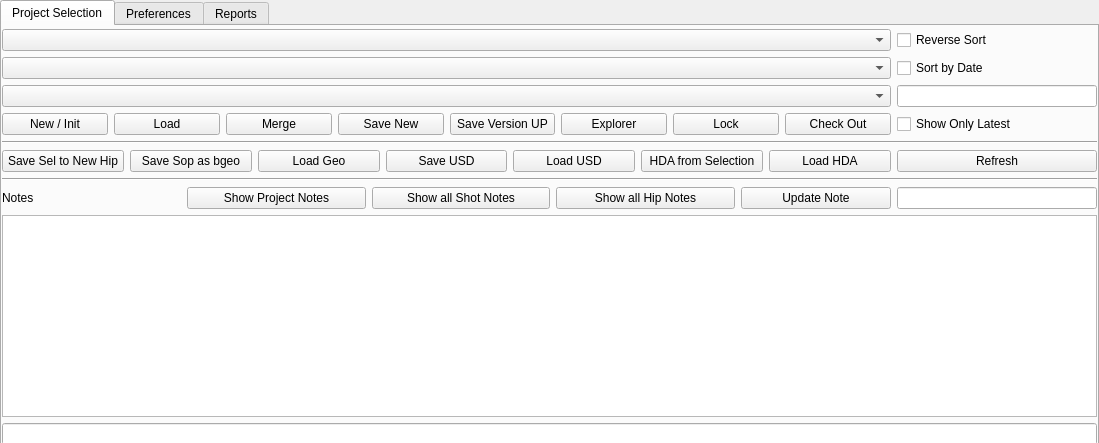
<?xml version="1.0" encoding="UTF-8"?>
<ui version="4.0">
 <class>MainWindow</class>
 <widget class="QMainWindow" name="MainWindow">
  <property name="geometry">
   <rect>
    <x>0</x>
    <y>0</y>
    <width>1099</width>
    <height>443</height>
   </rect>
  </property>
  <property name="windowTitle">
   <string>Project Selector</string>
  </property>
  <widget class="QWidget" name="centralwidget">
   <property name="sizePolicy">
    <sizepolicy hsizetype="Ignored" vsizetype="Ignored">
     <horstretch>0</horstretch>
     <verstretch>0</verstretch>
    </sizepolicy>
   </property>
   <layout class="QGridLayout" name="gridLayout_2">
    <property name="leftMargin">
     <number>0</number>
    </property>
    <property name="topMargin">
     <number>0</number>
    </property>
    <property name="rightMargin">
     <number>0</number>
    </property>
    <property name="bottomMargin">
     <number>0</number>
    </property>
    <item row="0" column="0">
     <layout class="QGridLayout" name="gridLayout">
      <item row="0" column="0">
       <widget class="QTabWidget" name="tabWidget">
        <property name="minimumSize">
         <size>
          <width>0</width>
          <height>450</height>
         </size>
        </property>
        <property name="currentIndex">
         <number>0</number>
        </property>
        <widget class="QWidget" name="tab">
         <attribute name="title">
          <string>Project Selection</string>
         </attribute>
         <layout class="QGridLayout" name="gridLayout_8">
          <property name="leftMargin">
           <number>0</number>
          </property>
          <property name="topMargin">
           <number>3</number>
          </property>
          <property name="rightMargin">
           <number>0</number>
          </property>
          <property name="bottomMargin">
           <number>3</number>
          </property>
          <item row="0" column="0">
           <layout class="QGridLayout" name="gridLayout_7">
            <item row="12" column="1">
             <widget class="QLineEdit" name="lineEdit_5">
              <property name="maximumSize">
               <size>
                <width>200</width>
                <height>16777215</height>
               </size>
              </property>
              <property name="toolTip">
               <string>Filter Hips by searching for this term in the files Notes.</string>
              </property>
             </widget>
            </item>
            <item row="1" column="0">
             <widget class="QComboBox" name="comboBox_2">
              <property name="minimumSize">
               <size>
                <width>0</width>
                <height>20</height>
               </size>
              </property>
              <property name="toolTip">
               <string>Select a Shot Layer</string>
              </property>
              <property name="maxVisibleItems">
               <number>25</number>
              </property>
             </widget>
            </item>
            <item row="11" column="0" colspan="2">
             <widget class="Line" name="line_2">
              <property name="minimumSize">
               <size>
                <width>0</width>
                <height>0</height>
               </size>
              </property>
              <property name="orientation">
               <enum>Qt::Horizontal</enum>
              </property>
             </widget>
            </item>
            <item row="0" column="0">
             <widget class="QComboBox" name="comboBox">
              <property name="minimumSize">
               <size>
                <width>0</width>
                <height>20</height>
               </size>
              </property>
              <property name="toolTip">
               <string>Select a Scene Layer</string>
              </property>
              <property name="maxVisibleItems">
               <number>25</number>
              </property>
             </widget>
            </item>
            <item row="12" column="0">
             <layout class="QHBoxLayout" name="horizontalLayout_6">
              <item>
               <widget class="QLabel" name="label_2">
                <property name="text">
                 <string>Notes</string>
                </property>
               </widget>
              </item>
              <item>
               <widget class="QPushButton" name="pushButton_19">
                <property name="toolTip">
                 <string>Shows the Notes for all scenes/shots/hipfiles</string>
                </property>
                <property name="text">
                 <string>Show Project Notes</string>
                </property>
               </widget>
              </item>
              <item>
               <widget class="QPushButton" name="pushButton_20">
                <property name="toolTip">
                 <string>Shows the Shot Note and all HIP file Notes</string>
                </property>
                <property name="text">
                 <string>Show all Shot Notes</string>
                </property>
               </widget>
              </item>
              <item>
               <widget class="QPushButton" name="pushButton">
                <property name="toolTip">
                 <string>Shows the notes for all Hip Files in the selected Shot</string>
                </property>
                <property name="text">
                 <string>Show all Hip Notes</string>
                </property>
               </widget>
              </item>
              <item>
               <widget class="QPushButton" name="pushButton_9">
                <property name="maximumSize">
                 <size>
                  <width>150</width>
                  <height>16777215</height>
                 </size>
                </property>
                <property name="toolTip">
                 <string>Updates a note for the scene/shot/hipfile</string>
                </property>
                <property name="text">
                 <string>Update Note</string>
                </property>
               </widget>
              </item>
             </layout>
            </item>
            <item row="4" column="0">
             <layout class="QHBoxLayout" name="horizontalLayout">
              <item>
               <widget class="QPushButton" name="pushButton_18">
                <property name="toolTip">
                 <string>Initialize a New &quot;File&quot; with the parameters from the Preferences (fps, start/endframe)</string>
                </property>
                <property name="text">
                 <string>New / Init</string>
                </property>
               </widget>
              </item>
              <item>
               <widget class="QPushButton" name="pushButton_7">
                <property name="minimumSize">
                 <size>
                  <width>0</width>
                  <height>20</height>
                 </size>
                </property>
                <property name="toolTip">
                 <string>Loads the selected Hip File</string>
                </property>
                <property name="text">
                 <string>Load</string>
                </property>
               </widget>
              </item>
              <item>
               <widget class="QPushButton" name="pushButton_17">
                <property name="toolTip">
                 <string>Merges the selected Hip File</string>
                </property>
                <property name="text">
                 <string>Merge</string>
                </property>
               </widget>
              </item>
              <item>
               <widget class="QPushButton" name="pushButton_8">
                <property name="toolTip">
                 <string>Saves a new Hip file into the selected Shot Folder</string>
                </property>
                <property name="text">
                 <string>Save New</string>
                </property>
               </widget>
              </item>
              <item>
               <widget class="QPushButton" name="pushButton_6">
                <property name="toolTip">
                 <string>Versions up a file on save.  If no version number is present, it will add _v001</string>
                </property>
                <property name="text">
                 <string>Save Version UP</string>
                </property>
               </widget>
              </item>
              <item>
               <widget class="QPushButton" name="pushButton_10">
                <property name="toolTip">
                 <string>Opens an explorer window to the selected folder/file</string>
                </property>
                <property name="text">
                 <string>Explorer</string>
                </property>
               </widget>
              </item>
              <item>
               <widget class="QPushButton" name="pushButton_5">
                <property name="toolTip">
                 <string>Locks a file</string>
                </property>
                <property name="text">
                 <string>Lock</string>
                </property>
               </widget>
              </item>
              <item>
               <widget class="QPushButton" name="pushButton_21">
                <property name="toolTip">
                 <string>File Checkout</string>
                </property>
                <property name="text">
                 <string>Check Out</string>
                </property>
               </widget>
              </item>
             </layout>
            </item>
            <item row="1" column="1">
             <widget class="QCheckBox" name="checkBox_6">
              <property name="toolTip">
               <string>When Enabled, sorts the hip files based on file creation.</string>
              </property>
              <property name="text">
               <string>Sort by Date</string>
              </property>
             </widget>
            </item>
            <item row="21" column="0" colspan="2">
             <widget class="QLineEdit" name="lineEdit_2">
              <property name="toolTip">
               <string>This shows the debug information of any Project Selector specific variables that you can use throughout the Houdini Session.</string>
              </property>
              <property name="readOnly">
               <bool>true</bool>
              </property>
             </widget>
            </item>
            <item row="5" column="0" colspan="2">
             <widget class="Line" name="line">
              <property name="minimumSize">
               <size>
                <width>0</width>
                <height>0</height>
               </size>
              </property>
              <property name="orientation">
               <enum>Qt::Horizontal</enum>
              </property>
             </widget>
            </item>
            <item row="4" column="1">
             <widget class="QCheckBox" name="checkBox">
              <property name="toolTip">
               <string>When checked, show only the latest version of files</string>
              </property>
              <property name="text">
               <string>Show Only Latest</string>
              </property>
             </widget>
            </item>
            <item row="0" column="1">
             <widget class="QCheckBox" name="checkBox_2">
              <property name="toolTip">
               <string>When selected, reverse the shorting of the hip file list</string>
              </property>
              <property name="text">
               <string>Reverse Sort</string>
              </property>
             </widget>
            </item>
            <item row="19" column="0" colspan="2">
             <widget class="QTextEdit" name="textEdit">
              <property name="cursor" stdset="0">
               <cursorShape>IBeamCursor</cursorShape>
              </property>
              <property name="toolTip">
               <string>You can set/update notes on a scene, shot or hip specific basis.
If no shot is specified, the note will be scene specific.
If no hip is specified, the note will be shot specific.
If a hip is specified, the note will be hip specific.</string>
              </property>
              <property name="cursorWidth">
               <number>3</number>
              </property>
             </widget>
            </item>
            <item row="2" column="1">
             <widget class="QLineEdit" name="lineEdit_4">
              <property name="maximumSize">
               <size>
                <width>200</width>
                <height>16777215</height>
               </size>
              </property>
              <property name="toolTip">
               <string>Filter string that will only show hips where this string is contained.</string>
              </property>
             </widget>
            </item>
            <item row="2" column="0">
             <widget class="QComboBox" name="comboBox_3">
              <property name="minimumSize">
               <size>
                <width>0</width>
                <height>20</height>
               </size>
              </property>
              <property name="toolTip">
               <string>Select a Hip File</string>
              </property>
              <property name="maxVisibleItems">
               <number>50</number>
              </property>
             </widget>
            </item>
            <item row="9" column="0">
             <layout class="QHBoxLayout" name="horizontalLayout_2">
              <item>
               <widget class="QPushButton" name="pushButton_12">
                <property name="minimumSize">
                 <size>
                  <width>0</width>
                  <height>20</height>
                 </size>
                </property>
                <property name="toolTip">
                 <string>Save selected Nodes into new hip file</string>
                </property>
                <property name="text">
                 <string>Save Sel to New Hip</string>
                </property>
               </widget>
              </item>
              <item>
               <widget class="QPushButton" name="pushButton_11">
                <property name="toolTip">
                 <string>Saves a .bgeo of the selected sop node</string>
                </property>
                <property name="text">
                 <string>Save Sop as bgeo</string>
                </property>
               </widget>
              </item>
              <item>
               <widget class="QPushButton" name="pushButton_14">
                <property name="toolTip">
                 <string>Loads a geo file</string>
                </property>
                <property name="text">
                 <string>Load Geo</string>
                </property>
               </widget>
              </item>
              <item>
               <widget class="QPushButton" name="pushButton_15">
                <property name="toolTip">
                 <string>Saves current sop as .usd file</string>
                </property>
                <property name="text">
                 <string>Save USD</string>
                </property>
               </widget>
              </item>
              <item>
               <widget class="QPushButton" name="pushButton_16">
                <property name="toolTip">
                 <string>Loads USD File</string>
                </property>
                <property name="text">
                 <string>Load USD</string>
                </property>
               </widget>
              </item>
              <item>
               <widget class="QPushButton" name="pushButton_3">
                <property name="toolTip">
                 <string>Creates an HDA from selected nodes</string>
                </property>
                <property name="text">
                 <string>HDA from Selection</string>
                </property>
               </widget>
              </item>
              <item>
               <widget class="QPushButton" name="pushButton_13">
                <property name="toolTip">
                 <string>Loads HDA</string>
                </property>
                <property name="text">
                 <string>Load HDA</string>
                </property>
               </widget>
              </item>
             </layout>
            </item>
            <item row="9" column="1">
             <widget class="QPushButton" name="pushButton_2">
              <property name="toolTip">
               <string>Refresh UI / Drop down boxes</string>
              </property>
              <property name="text">
               <string>Refresh</string>
              </property>
             </widget>
            </item>
           </layout>
          </item>
         </layout>
        </widget>
        <widget class="QWidget" name="tab_3">
         <attribute name="title">
          <string>Preferences</string>
         </attribute>
         <layout class="QGridLayout" name="gridLayout_4">
          <property name="leftMargin">
           <number>0</number>
          </property>
          <property name="topMargin">
           <number>3</number>
          </property>
          <property name="rightMargin">
           <number>0</number>
          </property>
          <property name="bottomMargin">
           <number>3</number>
          </property>
          <item row="0" column="0">
           <layout class="QGridLayout" name="gridLayout_3">
            <item row="3" column="1" colspan="2">
             <widget class="QPushButton" name="pushButton_4">
              <property name="text">
               <string>Save Prefs</string>
              </property>
             </widget>
            </item>
            <item row="0" column="1" colspan="8">
             <widget class="QLineEdit" name="lineEdit"/>
            </item>
            <item row="3" column="8" alignment="Qt::AlignRight">
             <widget class="QCheckBox" name="checkBox_3">
              <property name="toolTip">
               <string>When enabled, hdas will automatically be loaded within Houdini
 when they are found in project/scene/shot specific hda folders.</string>
              </property>
              <property name="text">
               <string>Autoload HDAs</string>
              </property>
             </widget>
            </item>
            <item row="2" column="1" colspan="8">
             <widget class="QLineEdit" name="lineEdit_6"/>
            </item>
            <item row="3" column="5">
             <widget class="QCheckBox" name="checkBox_7">
              <property name="text">
               <string>Load Base File</string>
              </property>
             </widget>
            </item>
            <item row="1" column="0">
             <widget class="QLabel" name="label_5">
              <property name="text">
               <string>User Name</string>
              </property>
             </widget>
            </item>
            <item row="2" column="0">
             <widget class="QLabel" name="label_6">
              <property name="toolTip">
               <string>Comma Separated list of additional directories to be created in a Shot directory</string>
              </property>
              <property name="text">
               <string>Additional Shot Dirs</string>
              </property>
             </widget>
            </item>
            <item row="3" column="4">
             <widget class="QCheckBox" name="checkBox_5">
              <property name="toolTip">
               <string>When ensabled, uses the shot name as prefix before the hip name on save</string>
              </property>
              <property name="text">
               <string>Hip Shot Prefix</string>
              </property>
              <property name="checked">
               <bool>true</bool>
              </property>
             </widget>
            </item>
            <item row="1" column="1" colspan="8">
             <widget class="QLineEdit" name="lineEdit_3"/>
            </item>
            <item row="3" column="3">
             <widget class="QCheckBox" name="checkBox_4">
              <property name="toolTip">
               <string>When Enabled, enables autosave after the loading of a hip file.</string>
              </property>
              <property name="text">
               <string>Enable Autosave</string>
              </property>
             </widget>
            </item>
            <item row="0" column="0">
             <widget class="QLabel" name="label">
              <property name="text">
               <string>Project Root</string>
              </property>
             </widget>
            </item>
            <item row="3" column="6">
             <widget class="QCheckBox" name="checkBox_8">
              <property name="statusTip">
               <string>When Enabled, will save a userdata file showing who/when/where\nthe last time the file was saved.  This is added to the tooltip when the hip is selected in the dropdown.</string>
              </property>
              <property name="text">
               <string>Meta</string>
              </property>
             </widget>
            </item>
            <item row="4" column="0" colspan="9">
             <widget class="QTableWidget" name="tableWidget">
              <property name="toolTip">
               <string>Project Name: An easy short name to identify a project
Project Path: Full path to the project
FPS: Frames per second to be used for this project (NEW/INIT) button will initialize
 a new scene with those settings
Start Frame: Start Frame of timeline (NEW/INIT) button will will initialize a new scene
 with those settings
End Frame: End Frame of timeline (NEW/INIT) button will will initialize a new scene with those settings
Base File: Will load this file as base when New/Init is pressed
Make Dirs: By Default is True, and will create all required directories.  In rare circumstances
, where you might never ever want to create additional subdirectories (like hda, tex, etc)
 you can set this to False
Scene Parent / Shot Parent / Hip Parent
Relative directories to the normal Scene/Shot/Hip folders.  Normally Scenes are generated
from all the folders in a project directory.  with the scene subdir set 
to &quot;cgi/&quot; (required /) the scenes are generated based on the folders within project/cgi/</string>
              </property>
              <property name="alternatingRowColors">
               <bool>true</bool>
              </property>
              <property name="columnCount">
               <number>10</number>
              </property>
              <attribute name="horizontalHeaderCascadingSectionResizes">
               <bool>true</bool>
              </attribute>
              <attribute name="horizontalHeaderDefaultSectionSize">
               <number>135</number>
              </attribute>
              <attribute name="horizontalHeaderStretchLastSection">
               <bool>true</bool>
              </attribute>
              <column>
               <property name="text">
                <string>Project Name</string>
               </property>
              </column>
              <column>
               <property name="text">
                <string>Project Path</string>
               </property>
              </column>
              <column>
               <property name="text">
                <string>FPS</string>
               </property>
              </column>
              <column>
               <property name="text">
                <string>Start Frame</string>
               </property>
              </column>
              <column>
               <property name="text">
                <string>End Frame</string>
               </property>
              </column>
              <column>
               <property name="text">
                <string>Base File</string>
               </property>
              </column>
              <column>
               <property name="text">
                <string>Make Standard Dirs</string>
               </property>
              </column>
              <column>
               <property name="text">
                <string>Scene Parent</string>
               </property>
              </column>
              <column>
               <property name="text">
                <string>Shot Parent</string>
               </property>
              </column>
              <column>
               <property name="text">
                <string>Hip Parent</string>
               </property>
              </column>
             </widget>
            </item>
            <item row="3" column="0">
             <widget class="QLabel" name="label_7">
              <property name="text">
               <string>Right-Click Below</string>
              </property>
             </widget>
            </item>
            <item row="3" column="7">
             <widget class="QCheckBox" name="checkBox_9">
              <property name="toolTip">
               <string>When enabled, issues a warning when you load a .hip with an indie license, or anything other than a hipnc with apprentice.</string>
              </property>
              <property name="text">
               <string>Lic. Warning</string>
              </property>
             </widget>
            </item>
           </layout>
          </item>
         </layout>
        </widget>
        <widget class="QWidget" name="tab_2">
         <attribute name="title">
          <string>Reports</string>
         </attribute>
        </widget>
       </widget>
      </item>
     </layout>
    </item>
   </layout>
  </widget>
 </widget>
 <tabstops>
  <tabstop>comboBox</tabstop>
  <tabstop>comboBox_2</tabstop>
  <tabstop>comboBox_3</tabstop>
  <tabstop>pushButton_7</tabstop>
  <tabstop>pushButton_8</tabstop>
  <tabstop>pushButton_6</tabstop>
  <tabstop>pushButton_10</tabstop>
  <tabstop>pushButton_5</tabstop>
  <tabstop>textEdit</tabstop>
  <tabstop>pushButton_4</tabstop>
  <tabstop>lineEdit</tabstop>
 </tabstops>
 <resources/>
 <connections/>
</ui>
